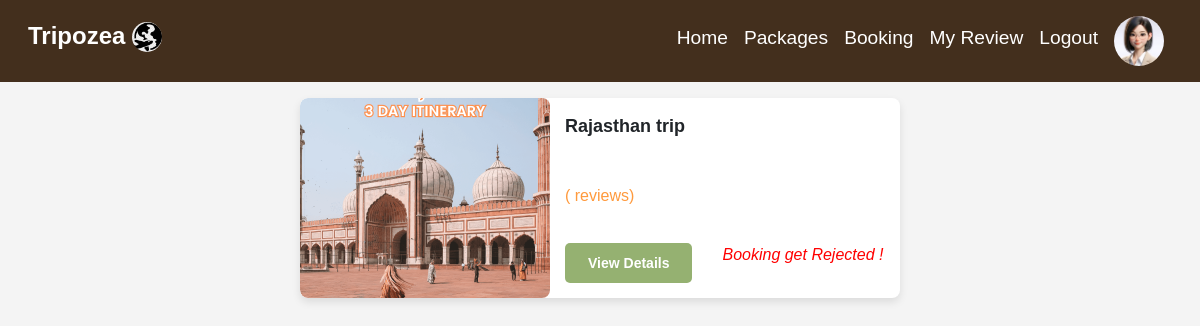
/booking_history (signed in), run on an earlier commit of the app's database.
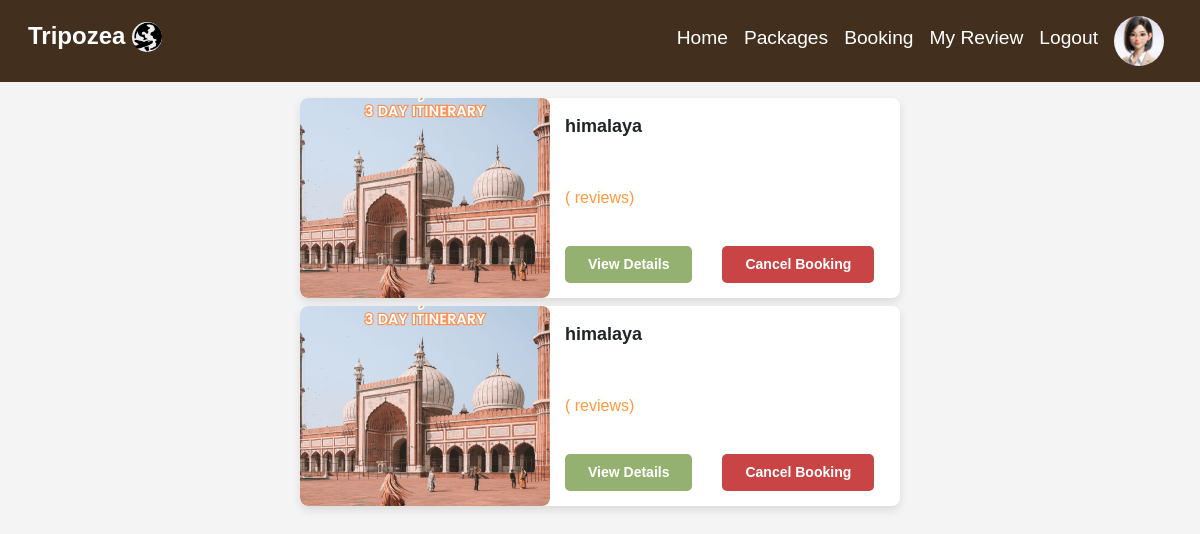
And on a later commit of the database.
### app1/models.py (models this page shows, shortened)
class Booking(models.Model):
    package_id = models.ForeignKey(Packages, on_delete=models.CASCADE)
    user_id =   models.ForeignKey(Customer, on_delete=models.CASCADE)
    booking_daytime =   models.DateTimeField(auto_now=True)
    booking_day = models.DateField()
    booking_amount = models.IntegerField()
    total_no = models.IntegerField()
    status = models.CharField(null=True,blank=True,max_length=10, default='pending')

class Packages(models.Model):
    agency_id = models.ForeignKey(Agency, on_delete=models.CASCADE)
    package_name =  models.CharField(max_length=50)
    place = models.CharField(max_length=50)
    start_place = models.CharField(max_length=50)
    end_place = models.CharField(max_length=50)
    about = models.CharField(max_length=200)
    description = models.CharField(max_length=200)
    days = models.CharField(max_length=50)
    price_adult = models.IntegerField()
    price_children = models.IntegerField()
    image1 = models.FileField()
    image2 = models.FileField()
    image3 = models.FileField()
    image4 = models.FileField()

### app1/views.py (the view)
# urls.py: path('booking_history',views.booking_history,name="booking_history"),
def booking_history(request):
    user = Customer.objects.get(login_id=request.user.id)
    booking = Booking.objects.all()
    return render(request,'user/booking_history.html',{'data':user,'booking':booking})

### template/user/booking_history.html (shortened to what this page needs)
<html lang="en">
<head>
    {% load static %}
    <link href="https://cdn.jsdelivr.net/npm/bootstrap@5.3.3/dist/css/bootstrap.min.css" rel="stylesheet">
</head>
<body>
  <nav class="navbar navbar-expand-lg mainav sticky-top">
    <div class="container-fluid">
      <p class="navbar-brand lists" href="#"><h4 style="font-weight: 800;color: white;">Tripozea
        <img style="width: 30px;border-radius: 50%;height: 30px;" src="{% static 'images/travelicon.jpg' %}" alt=""></h4>
      </p>
      <div class="collapse navbar-collapse justify-content-end me-3" id="navbarNav">
        <ul class="navbar-nav ">
          <li class="nav-item ">
            <a class="nav-link lists mt-2" aria-current="page" href="{% url 'user_home' %}">Home</a>
          </li>
          <li class="nav-item">
            <a class="nav-link lists mt-2" href="{% url 'user_allpackage' %}">Packages</a>
          </li>
          <li class="nav-item">
            <a class="nav-link lists mt-2" href="{% url 'booking_history' %}">Booking</a>
          </li>
          <li class="nav-item">
            <a class="nav-link lists mt-2" href="{% url 'view_review' %}">My Review</a>
          </li>
          <li class="nav-item">
            <a class="nav-link lists mt-2" href="{% url 'all_logout' %}">Logout</a>
          </li>
          <li class="nav-item">
            <a class="nav-link" href="{% url 'user_profile' %}"><img style="border-radius: 50%;width: 50px;" src="{{ data.image.url }}" alt=""></a>
          </li>
        </ul>
      </div>
    </div>
  </nav>
  <div class="navbar-spacer"></div>
      <div class="package-container mt-5">
        {% for i in booking %}
        <div class="package">
            <img src="{{ i.package_id.image1.url }}" alt="Package Image">
            <div class="package-details">
                <p class="package-title">{{ i.package_id.package_name }}</p>
                <p class="package-rating">({{ package.reviews }} reviews) {{ package.rating }}</p>
                <div class="button-group">
                    <button class="button view-details"> <a href="{% url 'booking_view' id=i.id %}">View Details</a> </button>
                    {% if i.status == "accept" %}
                    <button class="button cancel-booking"><a href="">Cancel Booking</a></button>
                    {% endif %}
                    {% if i.status == "reject" %}
                    <p style="color: red;"><i> Booking get Rejected !</i></p>
                    {% endif %}
                </div>
            </div>
        </div>
        {% endfor %}
    </div>
</body>
</html>

What changed in the data, as far as the page shows it:
removed Booking: package_id.image1 (picture), package_id.package_name "Rajasthan trip", status "Booking get Rejected !"
added Booking: package_id.image1 (picture), package_id.package_name "himalaya", status "Cancel Booking"
added Booking: package_id.image1 (picture), package_id.package_name "himalaya", status "Cancel Booking"
